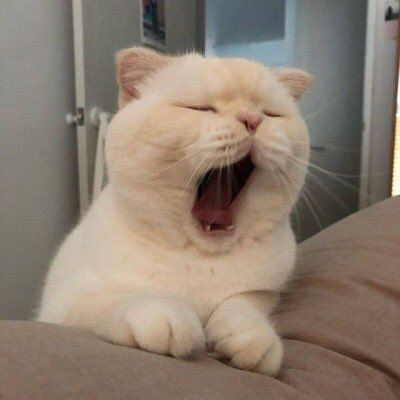
#> input picture Homework/testing_out_filters.jpg, 400 x 400 px
$ jupyter execute 'Homework 3.4.ipynb'   (shell and % lines are left out)
#> lines starting #> are read from the running program, lines starting #| are printed output that depends on the picture; after the words box and inside, x2 and y2 are one past the last pixel; in counts of white or black regions, pixels touching at a corner belong together
[cell 1]
import numpy as np
import pylab as py
from scipy import misc, fftpack
import matplotlib.pyplot as plt
import matplotlib.image as mpimg

### Homework 3.4 - Testing out filters

We are testing out the following filters:

- Low pass filter
- High pass filter
- Band filter
- Guassian blur filter

Pick an image of your choice and apply those filters on it.

**You must show all the steps clearly. Write your explanation in the markdown boxes.**

Read the image.

[cell 2]
image = mpimg.imread('testing_out_filters.jpg')
#> image is the input picture: shape (400, 400, 3); mean R, G, B 140.6, 125.9, 112.1
py.imshow(image)
py.show()

Convert the image to grayscale.

[cell 3]
grayim = image[:,:,0]
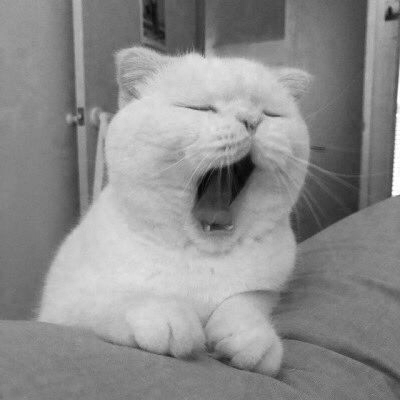
#> grayim: shape (400, 400); min 3, max 255, mean 140.6
py.imshow(grayim)
py.show()

Turn the image into a fourier frequency space with normalization. In order to plot, we need to get real numbers from the complex frequency, the result of the fourier transform.

[cell 4]
norm = np.sqrt(grayim.shape[0]*grayim.shape[1])
#> norm = 400
D1_im = fftpack.fft2(grayim)/norm
D2_im = fftpack.fftshift(D1_im)
abs_image = np.abs(D2_im)**0.05
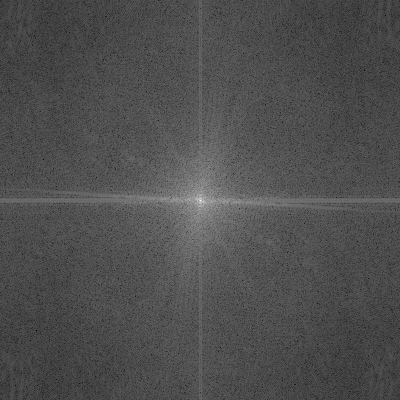
#> abs_image: shape (400, 400) float64; min 0.747, max 1.73, mean 1.05; drawn with min black and max white
py.imshow(abs_image)
py.show()

- n: Dimension
- I: Array of 1 to n
- x and y: 0-centered array
- M: Mask depending on the filter. Note that anything close to the center is low frequency.

- D1_mask = fftpack.fft2(M)/n: Fourier transform with normalization
- D2_mask = fftpack.ifft2(D1_mask)/n: Invert the fourier transform back

- f_filtered = D2_im * M: Applying the mask onto the image
- Apply Inverse Fourier Transform on f_filtered.
- Expand the result such that all values are between 0 and 255.
- Restore the shifting again with fftshift() function, otherwise the resulting image would be a blurred shifted image about the center.

Low pass filter

- Allow only low frequency at the center to pass.
- The image is slighlty blurred.

- M: A boolean map where satisfied the condition = 1, otherwise = 0

[cell 5]
n = image.shape[0] + 1
#> n = 401
I = np.arange(1, n)
#> I = 400 values from 1 to 400
x = I - n / 2
#> x = 400 values from -199.5 to 199.5
y = n / 2 - I
X = x[:, np.newaxis]
#> X = 400 values from -199.5 to 199.5
Y = y[np.newaxis, :]
R = 20
M = X**2 + Y**2 < R**2

D1_mask = fftpack.fft2(M)/n
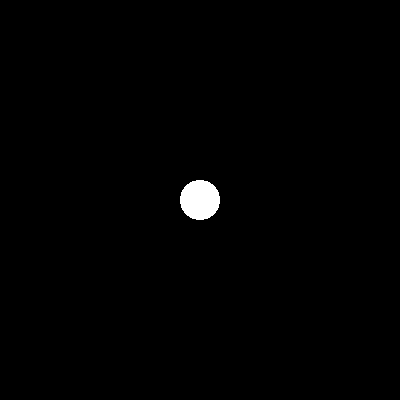
#> M: shape (400, 400) bool; 0.79% white; 1 white region, box (x1, y1, x2, y2) and area: (180, 180, 220, 220) 1264
D2_mask = fftpack.ifft2(D1_mask)/n
plt.imshow(np.abs(D2_mask))
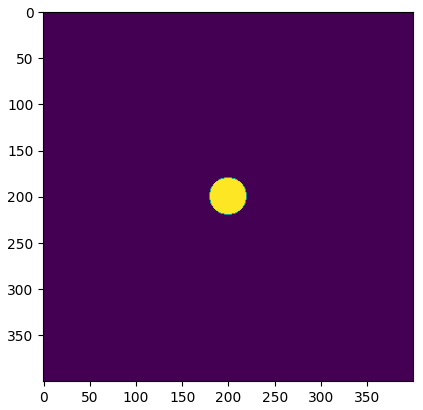
#> figure drawn by matplotlib, 1 panel

[cell 6]
f_filtered = D2_im * M
f_filtered_shifted = np.fft.fftshift(f_filtered)
inv_img = np.fft.ifft2(f_filtered_shifted)
filtered_img = np.abs(inv_img)
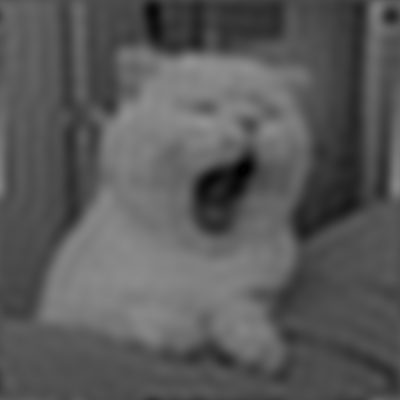
#> filtered_img: shape (400, 400) float64; min 0.00159, max 0.574, mean 0.351
filtered_img -= filtered_img.min()
filtered_img = filtered_img*255 / filtered_img.max()
filtered_img = filtered_img.astype(np.uint8)
plt.imshow(filtered_img, cmap='gray')

High pass filter

- Get all the high frequency of the image, such as the edges.

- M: A boolean map where satisfied the condition = 1, otherwise = 0

[cell 7]
n = image.shape[0] + 1
I = np.arange(1, n)
x = I - n / 2
y = n / 2 - I
X = x[:, np.newaxis]
Y = y[np.newaxis, :]
R = 5
M = X**2 + Y**2 > R**2

D1_mask = fftpack.fft2(M)/n
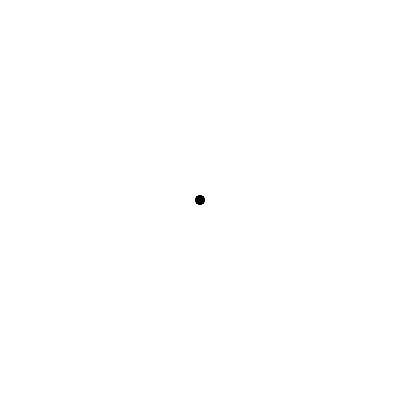
#> M: shape (400, 400) bool; 100% white; 1 black region, box (x1, y1, x2, y2) and area: (195, 195, 205, 205) 80
D2_mask = fftpack.ifft2(D1_mask)/n
plt.imshow(np.abs(D2_mask))
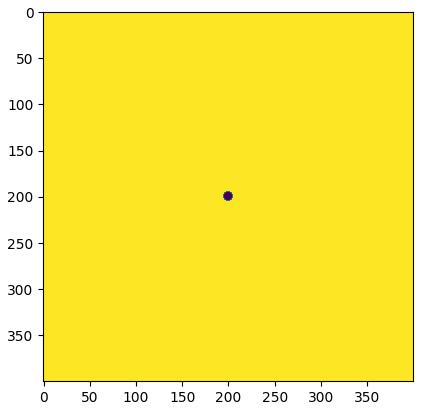
#> figure drawn by matplotlib, 1 panel

[cell 8]
f_filtered = D2_im * M
f_filtered_shifted = np.fft.fftshift(f_filtered)
inv_img = np.fft.ifft2(f_filtered_shifted)
filtered_img = np.abs(inv_img)
filtered_img -= filtered_img.min()
filtered_img = filtered_img*255 / filtered_img.max()
filtered_img = filtered_img.astype(np.uint8)
plt.imshow(filtered_img, cmap='gray')

Band pass filter

- Create a ring.
- Remove the low and high frequencies to get the medium frequency.

- M: A boolean map where satisfied the condition = 1, otherwise = 0

[cell 9]
n = image.shape[0] + 1
I = np.arange(1, n)
x = I - n / 2
y = n / 2 - I
X = x[:, np.newaxis]
Y = y[np.newaxis, :]
R1 = 25
R2 = 10
M = (X**2 + Y**2 < R1**2) ^ (X**2 + Y**2 < R2**2)

D1_mask = fftpack.fft2(M)/n
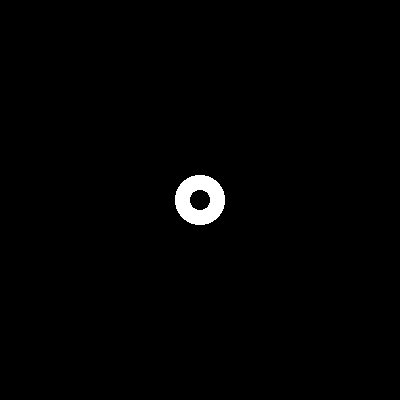
#> M: shape (400, 400) bool; 1% white; 1 white region, box (x1, y1, x2, y2) and area: (175, 175, 225, 225) 1660
D2_mask = fftpack.ifft2(D1_mask)/n
plt.imshow(np.abs(D2_mask))

[cell 10]
f_filtered = D2_im * M
f_filtered_shifted = np.fft.fftshift(f_filtered)
inv_img = np.fft.ifft2(f_filtered_shifted)
filtered_img = np.abs(inv_img)
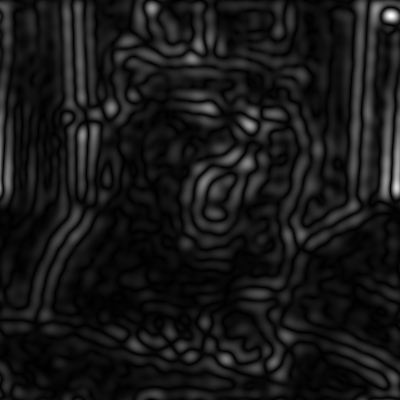
#> filtered_img: shape (400, 400) float64; min 2.78e-05, max 0.238, mean 0.0224; drawn with min black and max white
filtered_img -= filtered_img.min()
filtered_img = filtered_img*255 / filtered_img.max()
filtered_img = filtered_img.astype(np.uint8)
plt.imshow(filtered_img, cmap='gray')

Gaussian blur filter

- Create a gaussian peak at the middle.
- The image is nicely blurred. Every pixel is blurred out in all directions.

$$
    G(x, y) = \frac{e^{- \frac{x^2+y^2}{2 \sigma^2}}}{2 \pi \sigma^2}
$$

- M: The returned value of function G()

[cell 11]
def G(x, y, sigma):
    return np.exp(-(x**2+y**2)/(2*sigma**2))/(2*np.pi*sigma**2)

[cell 12]
n = image.shape[0] + 1
I = np.arange(1, n)
x = I - n / 2
y = n / 2 - I
X = x[:, np.newaxis]
Y = y[np.newaxis, :]
M = G(X, Y, 10)

D1_mask = fftpack.fft2(M)/n
D2_mask = fftpack.ifft2(D1_mask)/n
plt.imshow(np.abs(D2_mask))

[cell 13]
f_filtered = D2_im * M
f_filtered_shifted = np.fft.fftshift(f_filtered)
inv_img = np.fft.ifft2(f_filtered_shifted)
filtered_img = np.abs(inv_img)
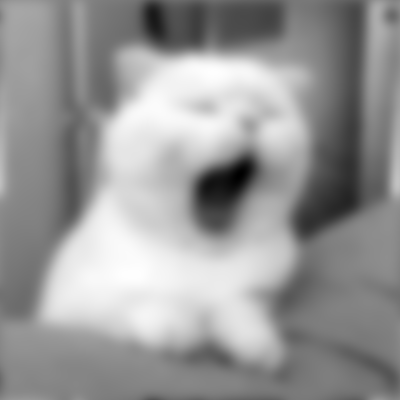
#> filtered_img: shape (400, 400) float64; min 0.00011, max 0.000862, mean 0.000558; drawn with min black and max white
filtered_img -= filtered_img.min()
filtered_img = filtered_img*255 / filtered_img.max()
filtered_img = filtered_img.astype(np.uint8)
plt.imshow(filtered_img, cmap='gray')
